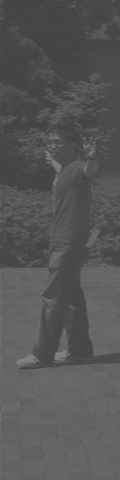
%> input picture Lista 3/Imagens/ex2.bmp, 120 x 480 px
$ octave exercicio_5.m   (GNU Octave 9; MATLAB toolbox functions it lacks are replaced by stand-ins)
%> lines starting %> are read from the running program, lines starting %| are printed output that depends on the picture

% Leitura da imagem original
im_in = imread('Lista 3/Imagens/ex2.bmp');
%> im_in is the input picture: size 480x120 uint8; min 65, max 128, mean 86
im_out = im_in;

[linhas, colunas] = size(im_in);
%> linhas = 480; colunas = 120
k = zeros(1, 256);

for i = 1:linhas
    for j = 1:colunas
        % Pega o valor do pixel (0 a 255)
        valor_pixel = double(im_in(i, j));
        % Como o MATLAB começa os vetores no índice 1 (não tem k(0)),
        % temos que somar +1. Ex: Pixel 0 vai pra gaveta k(1).
        k(valor_pixel + 1) =  k(valor_pixel + 1) + 1;
    end
end
%> after the loop, k = 256 values, max 3284 at index 71, min 0 at index 1, mean 225
for i = 1:256
    h(i) = (1/(linhas*colunas)) * k(i);
end
%> after the loop, h = 256 values, max 0.057 at index 71, min 0 at index 1, mean 0.00391

% 1. Calcula o SOMATÓRIO ACUMULADO (A letra sigma gigante na fórmula)
% Para não travar seu computador fazendo um 'for' gigante para cada pixel,
% calculamos a soma cumulativa de todo o histograma antes de tudo!
soma_acumulada = zeros(1, 256);
soma_acumulada(1) = k(1);
for idx = 2:256
    soma_acumulada(idx) = soma_acumulada(idx - 1) + k(idx);
end
%> after the loop, soma_acumulada = 256 values from 0 to 57600

% 2. Aplica a fórmula g(x,y) = (255 / nl*nc) * sum(n_j)
%
% --- EXPLICAÇÃO MATEMÁTICA ---
% Ao dividir o Somatório Acumulado pelo total de pixels (nl*nc),
% calculamos a PORCENTAGEM de pixels na imagem que são mais escuros
% (ou iguais) ao nosso pixel atual.
% Se a cor original de um pixel for maior ou igual a 80% da imagem,
% a sua cor equalizada será jogada para 80% do brilho máximo: (0.80 * 255).
% A constante abaixo prepara essa parcela "1/Total_de_Pixels * 255".
constante = 255 / (linhas * colunas);
%> constante = 0.00443

for i = 1:linhas
    for j = 1:colunas
        valor_pixel = double(im_in(i, j));

        % O vetor soma_acumulada já tem a soma de todos os n_j até o f(x,y)!
        % Então é só multiplicar a constante por esse valor guardado:
        novo_brilho = constante * soma_acumulada(valor_pixel + 1);

        im_out(i, j) = uint8(novo_brilho);
    end
end
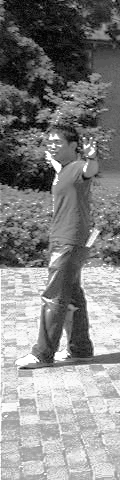
%> im_out: size 480x120 uint8; min 0, max 255, mean 131.9


% 3. Calcula o histograma da nova imagem só para mostrar no gráfico
k_out = zeros(1, 256);
for i = 1:linhas
    for j = 1:colunas
        valor = double(im_out(i, j));
        k_out(valor + 1) = k_out(valor + 1) + 1;
    end
end
%> after the loop, k_out = 256 values, max 3284 at index 36, min 0 at index 3, mean 225
% Normaliza pela quantidade de pixels
h_out = k_out / (linhas * colunas);
%> h_out = 256 values, max 0.057 at index 36, min 0 at index 3, mean 0.00391

% Criação da figura para comparação
figure('Name', 'Equalização de Histograma (Ex 5)', 'NumberTitle', 'off');

% Exibição da imagem original
subplot(2, 2, 1);
imshow(im_in);
title('Imagem Original');

% Exibição da imagem Equalizada
subplot(2, 2, 2);
imshow(im_out);
title('Imagem Equalizada');

% Histograma original
subplot(2, 2, 3);
bar(0:255, h);
xlim([0 255]);
title('Histograma - Original');

% Histograma da nova imagem (Equalizada)
subplot(2, 2, 4);
bar(0:255, h_out);
xlim([0 255]);
title('Histograma - Equalizada');
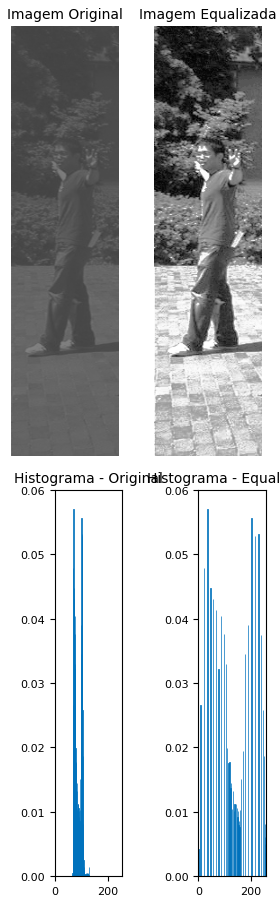
%> figure redrawn from the program's plot data, 4 panels

pause;
